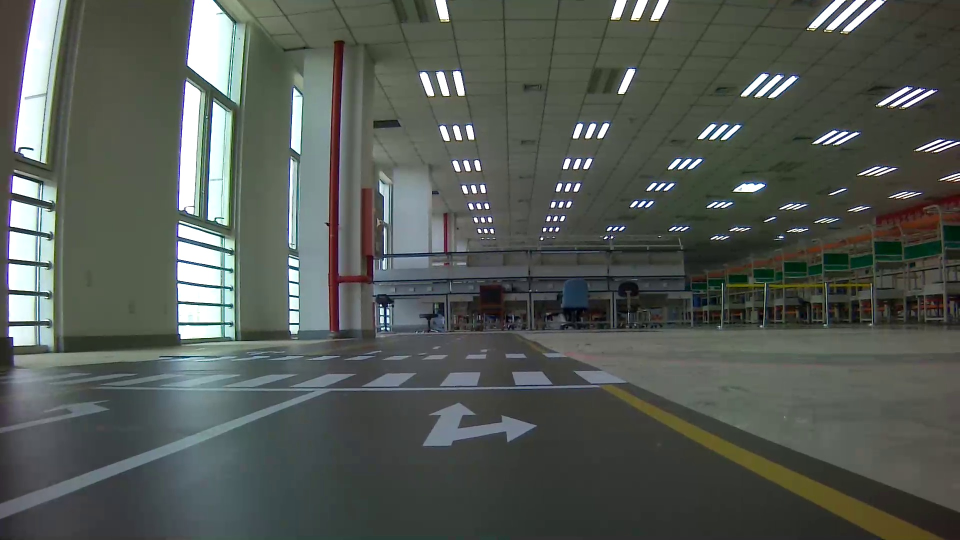
#> input picture make_ImageSet/utils_image/test.jpg, 1920 x 1080 px, given in place of the camera (shown at 1/2 size)
$ python color_discriminate.py   (older library calls are emulated)
#> lines starting #> are read from the running program, lines starting #| are printed output that depends on the picture; after the words box and inside, x2 and y2 are one past the last pixel; in counts of white or black regions, pixels touching at a corner belong together
import numpy as np
import cv2


class Common_Paras:
    def __init__(self):
        self.color_list = ['0-red', '1-green', '2-blue',
                           '3-orange', '4-yellow', '5-cyan', '6-violet']
        self.hsv_lower = np.array([[0, 43, 46], [35, 43, 46], [100, 43, 46],
                                   [11, 43, 46], [26, 43, 46], [78, 43, 46], [125, 43, 46]])
        self.hsv_upper = np.array([[10, 255, 255], [77, 255, 255], [124, 255, 255],
                                   [25, 255, 255], [34, 255, 255], [99, 255, 255], [155, 255, 255]])
        self.color_list_rgb = [(0, 0, 255), (0, 255, 0), (255, 0, 0),
                               (0, 128, 255), (0, 255, 255), (255, 255, 0), (128, 0, 128)]
        self.color_num = len(self.color_list)


def hsv_ColorFilter(img, hsv_paras, serial, min_area=512):
    img_hsv = cv2.cvtColor(img, cv2.COLOR_BGR2HSV)
    mask = cv2.inRange(img_hsv, hsv_paras.hsv_lower[serial], hsv_paras.hsv_upper[serial])
    blur = cv2.GaussianBlur(mask, (15, 15), 0)
    kernel = np.ones((5, 5), np.uint8)
    img_closing = cv2.morphologyEx(blur, cv2.MORPH_CLOSE, kernel)
    img_opening = cv2.morphologyEx(img_closing, cv2.MORPH_OPEN, kernel)
    # OpenCV 3 (返回的图像, 每个轮廓的点集, 每个轮廓对应的层次信息
    binary, contours, hierarchy = cv2.findContours(img_opening, cv2.RETR_EXTERNAL, cv2.CHAIN_APPROX_SIMPLE)
    locations = []
    for j, points in enumerate(contours):
        rect = cv2.minAreaRect(points)  # 提取矩形坐标(中心点, 长和宽)
        detect_area = np.max(rect[1]) * np.min(rect[1])
        if detect_area > min_area:
            # 贴字
            rect_x, rect_y = np.int0(rect[0])
            cv2.putText(img,
                        '({})'.format(hsv_paras.color_list[serial]),
                        (rect_x, rect_y), font, 0.5, hsv_paras.color_list_rgb[serial], 1)
            # 画框
            box = [np.int0(cv2.boxPoints(rect))]
            cv2.drawContours(img, box, 0, (0, 255, 0), 2)
            # 加坐标
            locations.append([rect_x, rect_y])
    return locations, img


if __name__ == '__main__':
    ret = False
    frame = None
    vc = cv2.VideoCapture(0, cv2.CAP_DSHOW)
    # init parameters
    common_paras = Common_Paras()
    font = cv2.FONT_HERSHEY_SIMPLEX
    if vc.isOpened():
        ret, frame = vc.read()
#> frame is the input picture: shape (1080, 1920, 3); mean B, G, R 84, 89.7, 84.1
        cv2.namedWindow('frame', cv2.WINDOW_AUTOSIZE)  # AUTOSIZE <-> NORMAL
    # start
    while ret:
        for i in range(common_paras.color_num):
            locations_xy, frame = hsv_ColorFilter(frame, common_paras, i)
            print(locations_xy)
#> this loop made 7 passes
#> (printed output is left out)
#> pass 1, in hsv_ColorFilter, `mask = cv2.inRange(img_hsv, hsv_paras.hsv_lower[serial], hsv_paras.hsv..`:
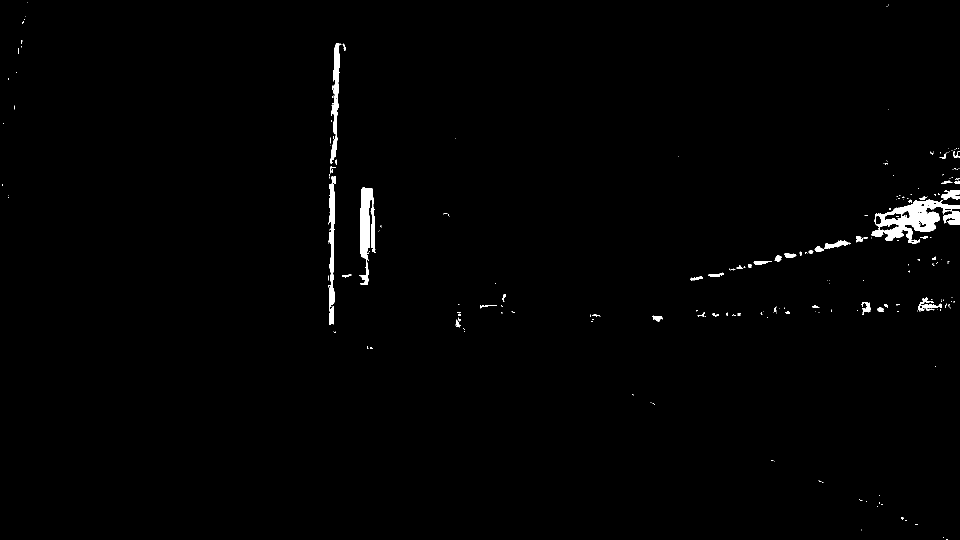
#> mask: shape (1080, 1920) (shown at 1/2 size); 0.94% white; 246 white regions (196 under 20 px), largest, box (x1, y1, x2, y2) and area: (1743, 399, 1920, 488) 6142, (718, 374, 752, 570) 3492, (662, 86, 682, 328) 2025
#> after the loop:
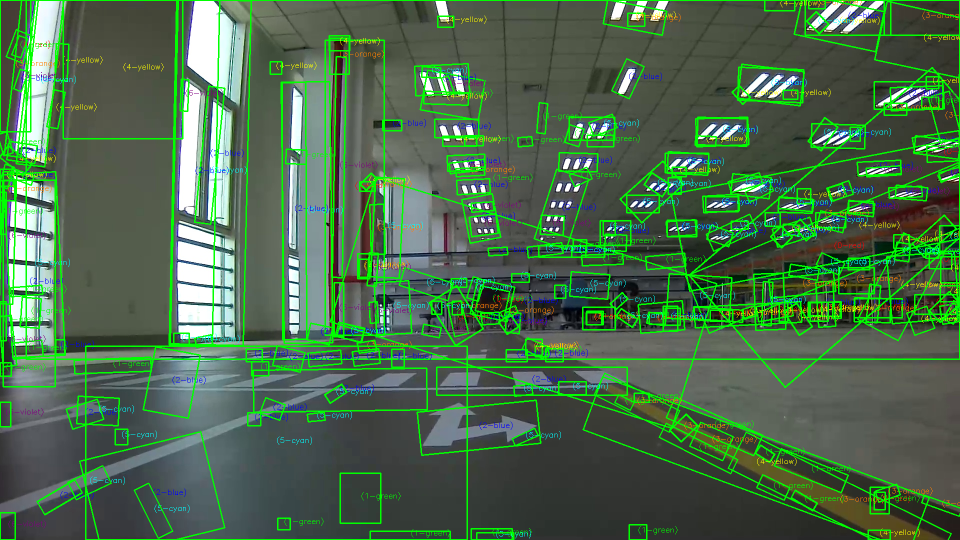
#> frame: shape (1080, 1920, 3) (shown at 1/2 size); 11.85% of pixels changed, all inside (x1, y1, x2, y2) = (0, 0, 1920, 1080)
        cv2.imshow('frame', frame)
        k = cv2.waitKey(10) & 0xFF
#> (key Esc is pressed here)
        if k == 27:
            cv2.destroyAllWindows()
            vc.release()
            break
        else:
            ret, frame = vc.read()
